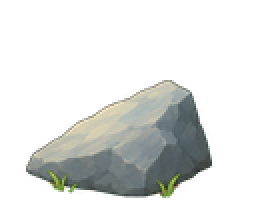
#> input picture prototypes/environment-variety-v01/runtime/rock_03.png, 128 x 100 px, given in place of tree_01.png, which was not available (shown 2 times larger)
$ python prepare.py
#> lines starting #> are read from the running program, lines starting #| are printed output that depends on the picture; after the words box and inside, x2 and y2 are one past the last pixel; in counts of white or black regions, pixels touching at a corner belong together; pictures that were not available may be replaced by others from this repository, and a replacement may not be noted
"""Keep selected upper art byte-for-byte; register generated contact drawings only."""
from pathlib import Path
from PIL import Image
import numpy as np,json,hashlib
root=Path(__file__).resolve().parent
selected=json.loads((root/'selection.json').read_text(encoding='utf8'))['selected']
#> (reads prototypes/environment-adapt-v01/selection.json from the repository)
original=root.parent/'environment-variety-v01/runtime'
records=[]
def anchor(im,y):
    a=np.asarray(im.convert('RGBA'));y=max(0,min(a.shape[0]-1,y))
    row=a[y];mask=(row[:,3]>128)&~((row[:,1]>row[:,0]*1.12)&(row[:,1]>row[:,2]*1.1))
    xs=np.where(mask)[0]
    return float(np.median(xs)) if len(xs) else im.width/2
for index,entry in enumerate(selected):
    master=Image.open(original/entry['file']).convert('RGBA')
#> master is the input picture: PIL image 128x100 RGBA; mean R, G, B, A 37.2, 39.4, 36.9, 69.1
    is_tree=entry['kind']=='tree';kind='trees' if is_tree else 'rocks'
    i=index if is_tree else index-3
    plate=Image.open(root/'art'/f'{kind}-processed/raw-sheet-clean.png').convert('RGBA')
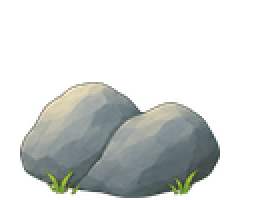
#> input picture prototypes/environment-variety-v01/runtime/rock_04.png, 128 x 100 px, given in place of raw-sheet-clean.png, which was not available (shown 2 times larger)
#> plate is the input picture: PIL image 128x100 RGBA; mean R, G, B, A 43.4, 46.8, 44.4, 83.3
    rows=2 if is_tree else 4;cw=plate.width/3;ch=plate.height/rows
#> after `cw = plate.width / 3`: cw = 42.67
#> after `ch = plate.height / rows`: ch = 50
    for surface in ['grass','forest','dirt']:
        out=master.copy();cut=master.height-(40 if is_tree else 24)
        note={'source':'selected original','body_unchanged':True}
        if surface!='grass':
            row=(0 if surface=='forest' else 1) if is_tree else (i//3+(0 if surface=='forest' else 2))
            col=i if is_tree else i%3
            cell=plate.crop((round(col*cw),round(row*ch),round((col+1)*cw),round((row+1)*ch)))
            a=np.asarray(cell)[...,3];ys,xs=np.where(a>32)
            bbox=(int(xs.min()),int(ys.min()),int(xs.max())+1,int(ys.max())+1)
            oldbox=master.getchannel('A').point(lambda v:255 if v>32 else 0).getbbox()
            factor=(oldbox[3]-oldbox[1])/(bbox[3]-bbox[1])
            source_y=round(bbox[3]-(master.height-cut)/factor)
            original_anchor=anchor(master,cut+1);source_anchor=anchor(cell,source_y+1)
            dx=original_anchor-source_anchor*factor
            dy=master.height-1-bbox[3]*factor
            # Inverse affine resampling is only isotropic registration, never a warp.
            mapped=cell.convert('RGBa').transform(master.size,Image.Transform.AFFINE,(1/factor,0,-dx/factor,0,1/factor,-dy/factor),Image.Resampling.BICUBIC).convert('RGBA')
            m=np.asarray(master).astype(float);n=np.asarray(mapped).astype(float)
            # Join two genuinely painted structures in premultiplied alpha.
            weight=np.clip((np.arange(master.height)-cut+1)/(6 if is_tree else 4),0,1)[:,None,None]
            olda=m[...,3:4]/255;newa=n[...,3:4]/255
            alpha=olda*(1-weight)+newa*weight
            rgb=(m[...,:3]*olda*(1-weight)+n[...,:3]*newa*weight)/np.maximum(alpha,1e-8)
            result=np.concatenate([rgb,alpha*255],axis=2).clip(0,255).astype('uint8')
            result[:cut]=np.asarray(master)[:cut]
            out=Image.fromarray(result)
            note={'source':f'art/{kind}-processed/raw-sheet-clean.png','cell':[row,col],'isotropic_scale':factor,'offset':[dx,dy],'join_row':cut,'blend_rows':6 if is_tree else 4,'body_unchanged':bool(np.array_equal(np.asarray(out)[:cut],np.asarray(master)[:cut]))}
        path=root/'runtime'/f'{entry["id"]}_{surface}.png';out.save(path)
        pixels=np.asarray(out);lower=pixels[cut:];green=(lower[...,3]>64)&(lower[...,1]>lower[...,0]*1.2)&(lower[...,1]>lower[...,2]*1.12)
        records.append({'id':entry['id'],'name':entry['name'],'kind':entry['kind'],'surface':surface,'file':path.name,'canvas':master.size,'contact_height':master.height-cut,'sha256':hashlib.sha256(path.read_bytes()).hexdigest(),'green_contact_px':int(green.sum()),'status':'shape_selected_adapter_pending' if surface!='grass' else 'selected','registration':note})
#> this loop made 3 passes
#> (bbox, oldbox, factor, source_y, original_anchor, source_anchor, dx) on pass 2: ((27, 41, 43, 50), (13, 40, 106, 99), 6.56, 44, 69, 37.5, -176.8)
#> (bbox, oldbox, factor, source_y, original_anchor, source_anchor, dx, dy) on pass 3: ((10, 0, 43, 48), (13, 40, 106, 99), 1.23, 15, 69, 28, 34.58, 40)
#> pass 1, `lower = pixels[cut:]`:
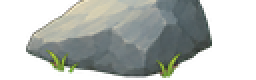
#> lower: shape (40, 128, 4) (shown 2 times larger); mean R, G, B, A 69.8, 74.8, 70.1, 139.2; transparent parts drawn white
#> pass 1, `green = (lower[..., 3] > 64) & (lower[..., 1] > lower[..., 0] * 1.2) &`:
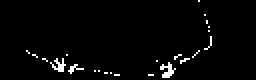
#> green: shape (40, 128) bool (shown 2 times larger); 2.4% white in thin lines or dots, all inside (x1, y1, x2, y2) = (13, 0, 106, 39)
#> pass 2, `a = np.asarray(cell)[..., 3]`:
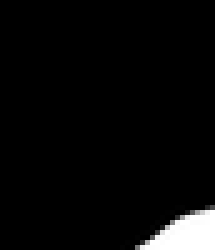
#> a: shape (50, 43) (shown 5 times larger); min 0, max 255, mean 9.7
#> after the loop:
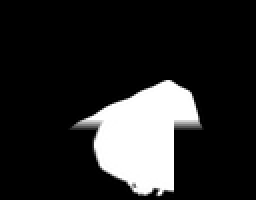
#> alpha: shape (100, 128, 1) float64 (shown 2 times larger); min 0, max 1, mean 0.155
#> after the loop:
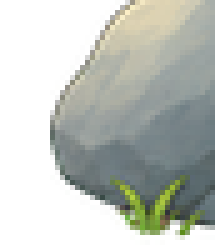
#> cell: PIL image 43x50 RGBA (shown 5 times larger); mean R, G, B, A 82.7, 88.4, 80.3, 143.9; transparent parts drawn white
#> after the loop: green: shape (40, 128) bool; 2.2% white in thin lines or dots, all inside (x1, y1, x2, y2) = (47, 0, 100, 38)
#> after the loop:
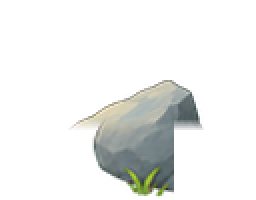
#> out: PIL image 128x100 RGBA (shown 2 times larger); mean R, G, B, A 23.1, 24.7, 22.7, 39.6; transparent parts drawn white
#> after the loop, records = 3 items
#> pass 2 of the loop `for index,entry in enumerate(selected):`:
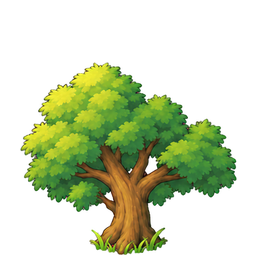
#> input picture prototypes/environment-variety-v01/runtime/tree_03.png, 256 x 256 px
#> master is the input picture: PIL image 256x256 RGBA; mean R, G, B, A 39.2, 50.5, 16.5, 89.6
#> the loop `for surface in ['grass','forest','dirt']:` made 3 passes
#> (bbox, oldbox, factor, source_y, original_anchor, source_anchor, dx, dy) on passes 2 to 3: ((0, 41, 22, 50), (20, 62, 237, 255), 21.44, 48, 131, 10.5, -94.17, -817.2), ((0, 0, 42, 49), (20, 62, 237, 255), 3.94, 39, 131, 20.5, 50.26, 62)
#> pass 1, `green = (lower[..., 3] > 64) & (lower[..., 1] > lower[..., 0] * 1.2) &`:
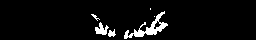
#> green: shape (40, 256) bool; 4.9% white; 6 white regions (2 under 20 px), largest, box (x1, y1, x2, y2) and area: (124, 11, 168, 39) 338, (95, 22, 109, 35) 99, (108, 29, 116, 37) 40, (91, 14, 100, 21) 20
#> after the loop `for surface in ['grass','forest','dirt']:`:
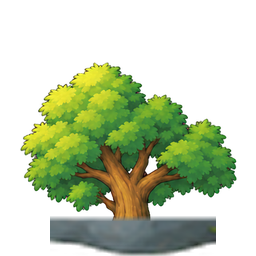
#> out: PIL image 256x256 RGBA; mean R, G, B, A 42.5, 55.4, 24.1, 101.9; transparent parts drawn white
#> after the loop `for surface in ['grass','forest','dirt']:`: records = 6 items
#> (the run stopped early here; a loop or call above may not have finished)
